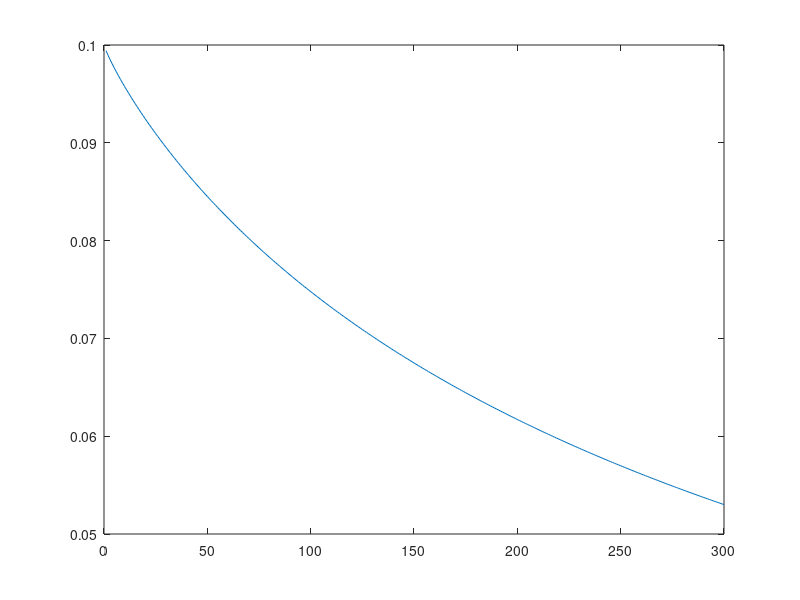

MATLAB code to generate this figure: (Note: this script raises an error after producing the figure.)
clear
close all

%% Tau teórico
C = 10 * 10^-6;
R1 = 10 *10^3;
x = 1:300;
m = -0.88;
b =  log10(225000)-m;
R2 = 10.^(m*log10(x) + b);
Req = (R2*R1)./(R2+R1);
Tau = Req * C;
plot(Tau)

%% Simular Tau
lumen = 100;
vf = calc_vf(lumen);
vi = 0;
t = 0:0.001:1;
tau_ = calc_tau(lumen);
v = vf - (vf - vi)*exp(-t/(tau_));
plot(t,v)

function vf= calc_vf(x)
    m = -0.88;
    b =  log10(225000)-m;
    R1 = 10 *10^3;
    R2_value = 10^(m*log10(x) + b);
    vf = 3.3 * (R1)/(R1+ R2_value);
end

function Tau= calc_tau(x)
    m = -0.88;
    b =  log10(225000)-m;
    C = 10 * 10^-6;
    R1 = 10 *10^3;
    R2_value = 10^(m*log10(x) + b);
    Req = (R2_value*R1)/(R2_value+R1);
    Tau = Req * C;
end


% value = load("tau.csv");
% value(:,1) = value(:,1) * 10^-6 - 5;
% plot(value(:,1), value(:,2))
